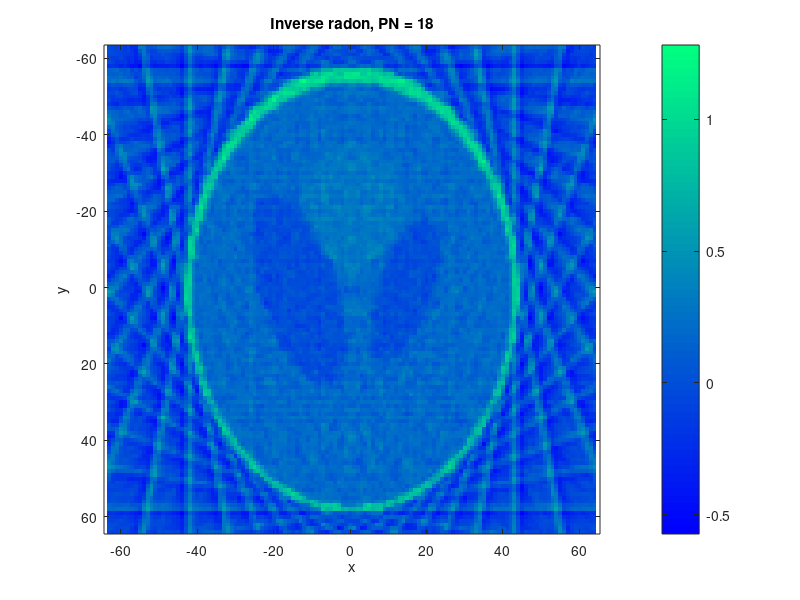

Write the MATLAB code that produced this figure.
% Task B2: compute the filtered back projection

load('128_18.mat'); 
load('original_image_128.mat');
[numBeams, numAngles] = size(sino); % 185 beams x 18 projections
imageDimension = 128;
angles = linspace(10, 180, numAngles);
rect = linspace(-63, 64, imageDimension);
[x, y] = meshgrid(rect, rect);
final_grid = zeros(imageDimension, imageDimension); 

% filter
freq = linspace(-1, 1, numBeams)';
ramp_filter = abs(freq);

% filtering each column, before using same method as in A3
filtered_sino = zeros(size(sino));
for a = 1:numAngles
    proj_FFT = fftshift(fft(sino(:, a))); % computes the FFT  of the data at angle a, fftshift to center around 0 Hz
    % sino(:, a) is the projection data at angle a (a'th column)
    filtered_FFT = proj_FFT .* ramp_filter; % multiplying with ramp filter
    filtered_sino(:, a) = real(ifft(ifftshift(filtered_FFT))); % reversing the fft and fftshift, only taking real part
end

% back projection as done in A3
for a = 1:numAngles
    theta = deg2rad(angles(a));
    init_grid = zeros(imageDimension, imageDimension);
    for i = 1:imageDimension
        for j = 1:imageDimension
            l = x(i, j) * cos(theta) + y(i, j) * sin(theta); 
            l_index = round(l + (numBeams - 1) / 2); 
            if l_index >= 1 && l_index <= numBeams
                init_grid(i, j) = filtered_sino(l_index, a);
            end
        end
    end
    final_grid = init_grid + final_grid;
end


scaling = pi / (2 * numAngles);
result_image = final_grid * scaling;

control_image = iradon(sino, angles); % using matlab function to compare
control_image = control_image(2:end-1, 2:end-1); % removing first and last row/column

imagesc(rect, rect, control_image);  
colormap(winter); 
colorbar; 
axis equal;  
title('Inverse radon, PN = 18');
xlabel('x');
ylabel('y');


